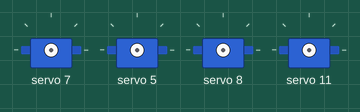
Recording of a sketch running on a simulated Arduino Uno, built with avr-gcc and run on an emulated ATmega328P. Shown: 4 × servo.

Above: at 0.1 s.
At 4.4 s:
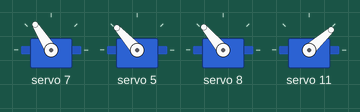
At 9.53 s:
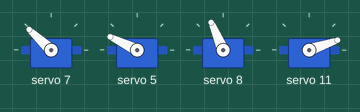
At 18.17 s:
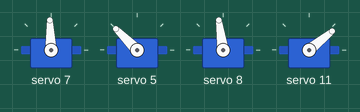
At 28.69 s:
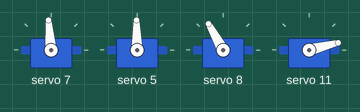
At 38.49 s:
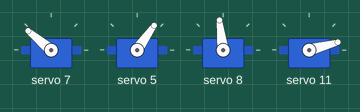
Timing chart, 0 to 40.0 s (numbered marks = the images above):
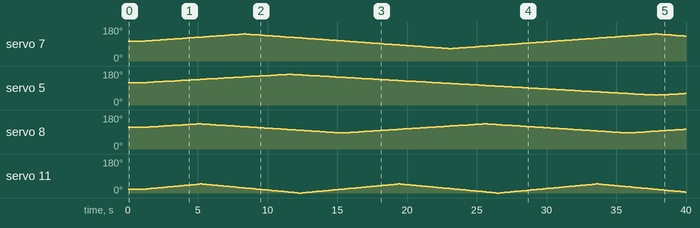

The sketch:

nuvem_4.ino
```cpp
#include<PCA9685.h>

PCA9685 pwmController(0x7F);

class motor {
 public:
  uint8_t MID;
  double posicao;
  uint8_t minimo;
  uint8_t maximo;
  uint8_t step;
  bool direc;

  motor(uint8_t mid,float pos,uint8_t min,uint8_t max,uint8_t stp,bool dir){
    MID=mid;
    posicao=pos;
    minimo=min;
    maximo=max;
    step=stp;
    direc=dir;
  }

  void moveServo( double y){

     if(MID<0||MID>16||y<0||y>100) return;
    double PWM = y*401/100+105;
    pwmController.setChannelPWM(MID,PWM);

  //  Serial.print(" set channel ");
  //  Serial.print(MID);
  //  Serial.print(" to ");
  //  Serial.println(PWM);
  }

  void incrementMove(){
    if(direc) {
      posicao += (double)step/1000;
      if (posicao>= maximo) {
        posicao=maximo; direc=!direc;
      }
    }
    else {
      posicao -= (double) step/1000;
      if (posicao<=minimo) {
        posicao=minimo; direc=!direc;
      }
    }
    moveServo(posicao);

  }
};

  motor motor1(7,55,35,75,50,1);
  motor motor2(5,62,28,85,40,1);
  motor motor3(8,60,45,70,45,1);
  motor motor4(11,11,1,26,65,1);


//pwmController.setChannelPWM(x-1,PWM);

void setup() {

  Wire.begin();

  pwmController.resetDevices();       // Resets all PCA9685 devices on i2c line

  pwmController.init();               // Initializes module using default totem-pole driver mode, and default disabled phase balancer

  pwmController.setPWMFrequency(49);

  Serial.begin(9600);

  delay(1000);

}


void loop() {
motor1.incrementMove();
motor2.incrementMove();
motor3.incrementMove();
motor4.incrementMove();
delay(15);
}
```

Measured:
- by itself, servo 5: 118° → 119° at 1.1 s, → 120° 0.24 s later, → 121° 0.22 s later, → 122° 0.24 s later, … (163 changes in this stretch)
